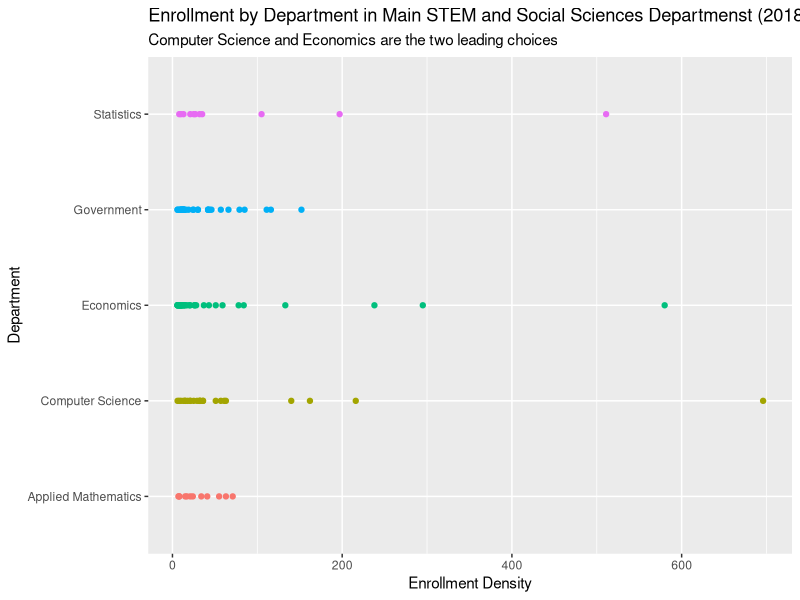

The R script that drew this image:
## ---- chunk 1
knitr::opts_chunk$set(echo = TRUE)

library(tidyverse)
library(readr)
library(readxl)
library(dplyr)
library(fs)

## ---- chunk 2


enrollment_eighteen <- read_excel("fall_2018_enrollment.xlsx", skip = 2) %>% 
  filter(!is.na(`Course Name`)) %>% 
  filter(UGrad > 5) %>% 
  select(id =`Course ID`, title = `Course Title`, name = `Course Name`, department = `Course Department`, enrolled = `UGrad`)

enrollment_seventeen <- read_excel("fall_2017_enrollment.xlsx", skip = 3) %>% filter(!is.na(`Course Name`)) %>% filter(UGrad > 5) %>% select(id =`Course ID`, title = `Course Title`, name = `Course Name`, department = `Course Department`, enrolled = `UGrad`)

enrollment_sixteen <- read_excel("fall_2016_enrollment.xlsx", skip = 0) %>% filter(!is.na(`COURSE ID`)) %>% filter(HCOL > 5) %>% select(id =`COURSE ID`, title = `COURSE`, department = `DEPARTMENT`, enrolled = `HCOL`)


## ---- chunk 3


enrollment_eighteen %>% 
  filter(department %in% c("Economics", "Computer Science", "Government", "Statistics", "Applied Mathematics")) %>%  
  ggplot(aes(x = department, y = enrolled, color = department)) + 
    geom_point() + 
    labs(title = "Enrollment by Department in Main STEM and Social Sciences Departmenst (2018)", subtitle = "Computer Science and Economics are the two leading choices") + 
    xlab("Department") + 
    ylab("Enrollment Density") + 
    coord_flip() + 
    theme(legend.position = "none")
